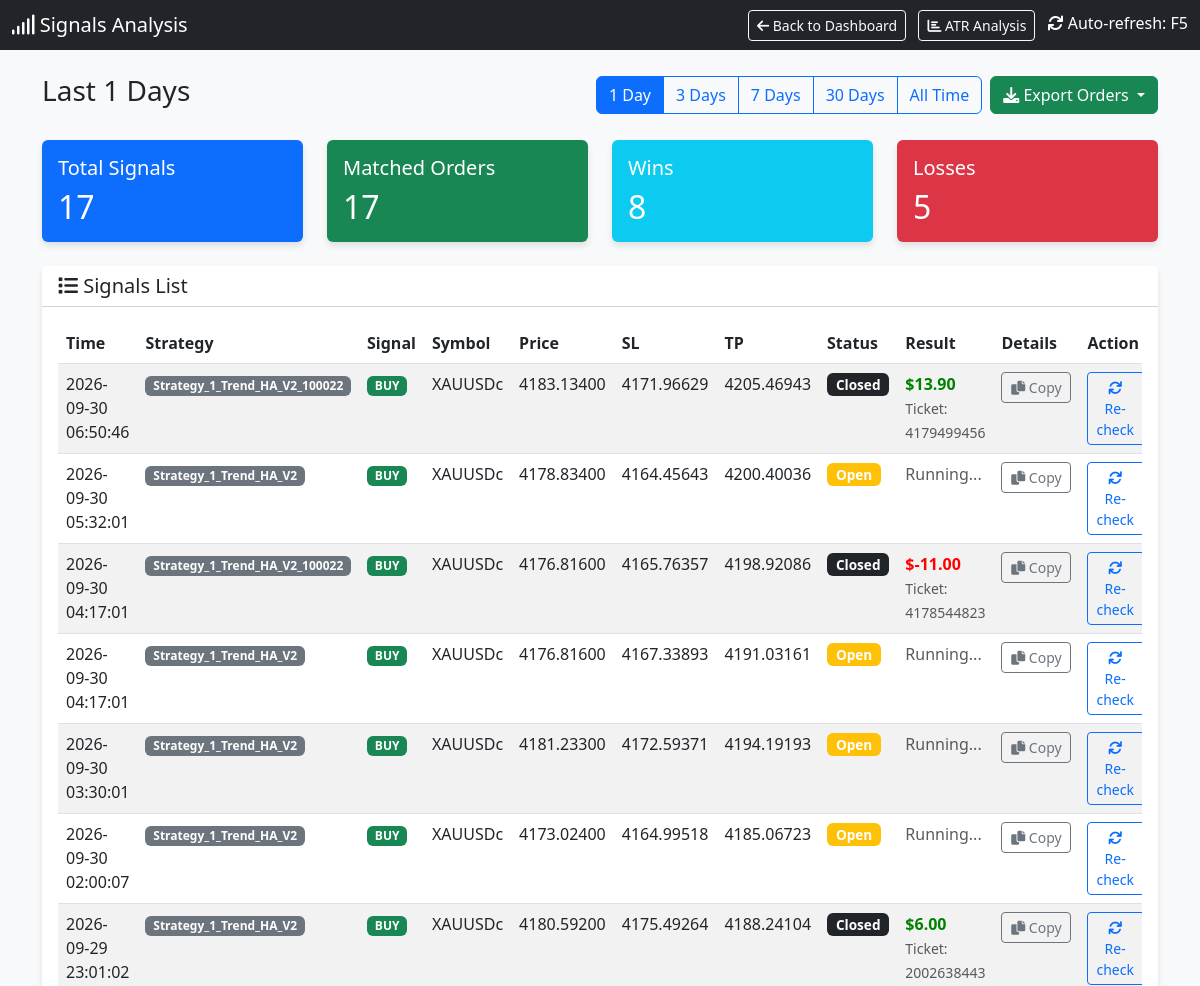
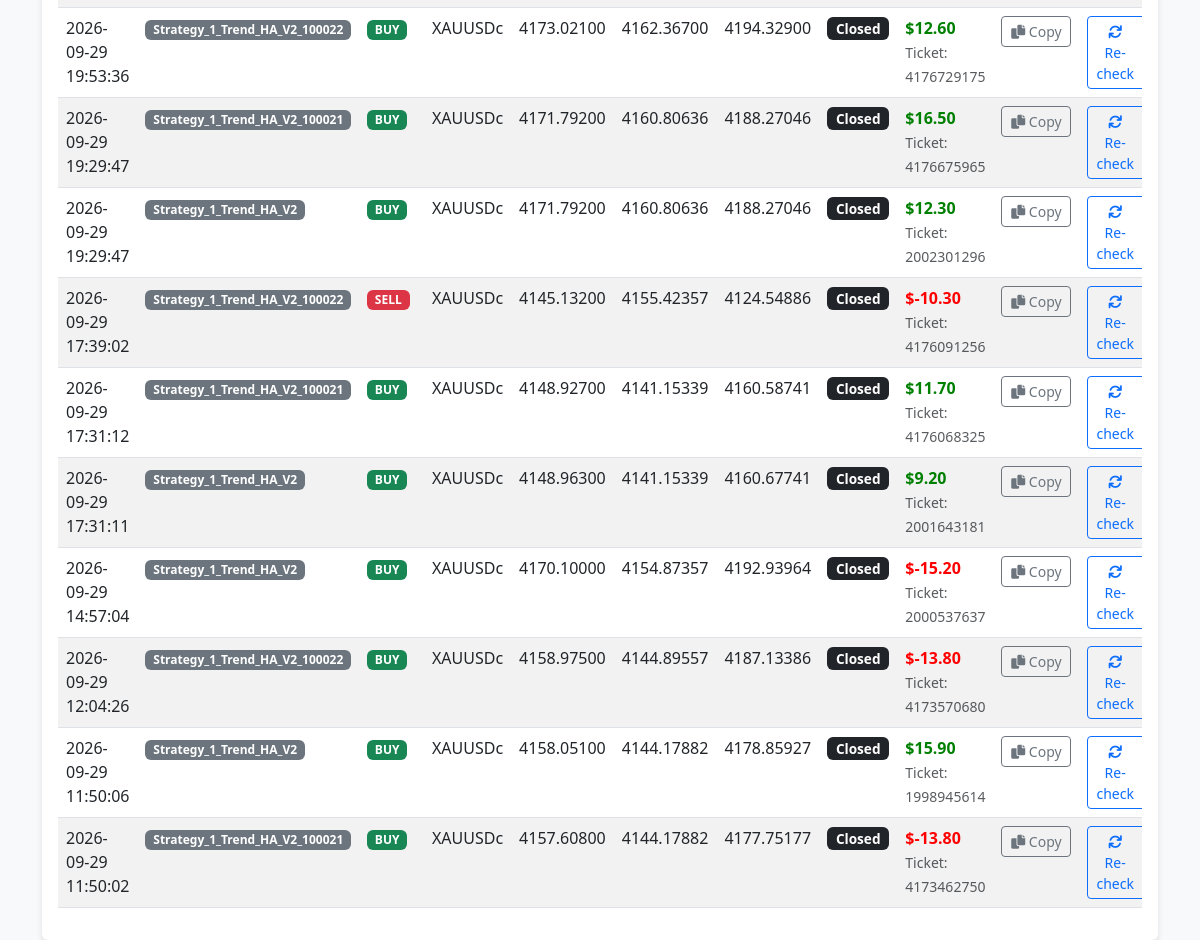
The page /signals?days=1 on the database its author committed (2 pictures, top to bottom).
### tables this page shows
CREATE TABLE signals (
                id INTEGER PRIMARY KEY AUTOINCREMENT,
                timestamp DATETIME DEFAULT CURRENT_TIMESTAMP,
                strategy_name TEXT,
                symbol TEXT,
                signal_type TEXT,
                price REAL,
                sl REAL,
                tp REAL,
                indicators TEXT,
                status TEXT
            , account_id INTEGER DEFAULT 0);

CREATE TABLE orders (
                ticket INTEGER PRIMARY KEY,
                strategy_name TEXT,
                symbol TEXT,
                order_type TEXT,
                volume REAL,
                open_price REAL,
                sl REAL,
                tp REAL,
                open_time DATETIME,
                close_price REAL,
                profit REAL,
                comment TEXT
            , account_id INTEGER DEFAULT 0, close_time DATETIME, initial_sl REAL);

### dashboard.py (the view)
@app.route('/signals')
def signals_page():
    cur = get_db().cursor()
    days_param = request.args.get('days', '7')  # Default 7 days
    if days_param == "all":
        days = 36500
        filter_label = "All Time"
    else:
        try:
            days = int(days_param)
            filter_label = f"Last {days} Days"
        except:
            days = 7
            filter_label = "Last 7 Days"
    cutoff_date = datetime.now() - timedelta(days=days)
    cutoff_str = cutoff_date.strftime("%Y-%m-%d %H:%M:%S")
    cur.execute("SELECT * FROM signals WHERE timestamp >= ? ORDER BY timestamp DESC", (cutoff_str,))
    signals = cur.fetchall()
    signals_with_status = []
    for sig in signals:
        signal_dict = dict(sig)
        try:
            sig_timestamp = sig['timestamp']
            if isinstance(sig_timestamp, str):
                try:
                    sig_time = datetime.strptime(sig_timestamp, '%Y-%m-%d %H:%M:%S')
                except:
                    try:
                        sig_time = datetime.strptime(sig_timestamp, '%Y-%m-%d %H:%M:%S.%f')
                    except:
                        sig_time = datetime.fromisoformat(sig_timestamp.replace('Z', '+00:00'))
            else:
                sig_time = datetime.fromtimestamp(sig_timestamp)
            time_lower = (sig_time - timedelta(seconds=30)).strftime('%Y-%m-%d %H:%M:%S')
            time_upper = (sig_time + timedelta(seconds=30)).strftime('%Y-%m-%d %H:%M:%S')
        except Exception as e:
            time_lower = None
            time_upper = None
        matching_order = None
        if time_lower and time_upper:
            try:
                cur.execute("""
                    SELECT * FROM orders
                    WHERE strategy_name = ?
                    AND symbol = ?
                    AND order_type = ?
                    AND open_time BETWEEN ? AND ?
                    ORDER BY ABS(open_price - ?) ASC
                    LIMIT 1
                """, (sig['strategy_name'], sig['symbol'], sig['signal_type'], time_lower, time_upper, sig['price']))
                matching_order = cur.fetchone()
            except Exception as e:
                pass
        if matching_order:
            signal_dict['order_ticket'] = matching_order['ticket']
            signal_dict['order_profit'] = matching_order['profit']
            signal_dict['order_status'] = 'closed' if matching_order['profit'] is not None else 'open'
            signal_dict['has_order'] = True
        else:
            signal_dict['order_ticket'] = None
            signal_dict['order_profit'] = None
            signal_dict['order_status'] = 'not_found'
            signal_dict['has_order'] = False
        signals_with_status.append(signal_dict)
    total_signals = len(signals_with_status)
    matched_orders = len([s for s in signals_with_status if s['has_order']])
    wins = len([s for s in signals_with_status if s['has_order'] and s['order_profit'] is not None and s['order_profit'] > 0])
    losses = len([s for s in signals_with_status if s['has_order'] and s['order_profit'] is not None and s['order_profit'] < 0])
    cur.execute("SELECT DISTINCT strategy_name FROM orders ORDER BY strategy_name")
    strategies = [row['strategy_name'] for row in cur.fetchall()]
    return render_template('signals.html',
                         signals=signals_with_status,
                         total_signals=total_signals,
                         matched_orders=matched_orders,
                         wins=wins,
                         losses=losses,
                         current_filter=days_param,
                         filter_label=filter_label,
                         strategies=strategies)

### dashboard.py (called while the page is built)
def get_db():
    db = getattr(g, '_database', None)
    if db is None:
        db = g._database = sqlite3.connect(DB_PATH)
        db.row_factory = sqlite3.Row
    return db

@app.teardown_appcontext
def close_connection(exception):
    db = getattr(g, '_database', None)
    if db is not None:
        db.close()

### templates/signals.html (shortened to what this page needs)
<!DOCTYPE html>
<html lang="en">
<head>
    <link href="https://cdn.jsdelivr.net/npm/bootstrap@5.3.0/dist/css/bootstrap.min.css" rel="stylesheet">
    <link href="https://cdnjs.cloudflare.com/ajax/libs/font-awesome/6.0.0/css/all.min.css" rel="stylesheet">
</head>
<body>
    <nav class="navbar navbar-dark bg-dark mb-4">
        <div class="container-fluid">
            <span class="navbar-brand mb-0 h1"><i class="fas fa-signal"></i> Signals Analysis</span>
            <div>
                <a href="/" class="btn btn-outline-light btn-sm me-2">
                    <i class="fas fa-arrow-left"></i> Back to Dashboard
                </a>
                <a href="/atr_analysis" class="btn btn-outline-light btn-sm me-2">
                    <i class="fas fa-chart-bar"></i> ATR Analysis
                </a>
                <span class="text-white"><i class="fas fa-sync"></i> Auto-refresh: F5</span>
            </div>
        </div>
    </nav>
    <div class="container mb-4">
        <div class="d-flex justify-content-between align-items-center">
            <h3>{{ filter_label }}</h3>
            <div class="d-flex gap-2">
                <div class="btn-group" role="group">
                    <a href="/signals?days=1" class="btn btn-outline-primary {% if current_filter == '1' %}active{% endif %}">1 Day</a>
                    <a href="/signals?days=3" class="btn btn-outline-primary {% if current_filter == '3' %}active{% endif %}">3 Days</a>
                    <a href="/signals?days=7" class="btn btn-outline-primary {% if current_filter == '7' %}active{% endif %}">7 Days</a>
                    <a href="/signals?days=30" class="btn btn-outline-primary {% if current_filter == '30' %}active{% endif %}">30 Days</a>
                    <a href="/signals?days=all" class="btn btn-outline-primary {% if current_filter == 'all' %}active{% endif %}">All Time</a>
                </div>
                <div class="btn-group" role="group">
                    <button type="button" class="btn btn-success dropdown-toggle" data-bs-toggle="dropdown" aria-expanded="false" title="Export orders to CSV">
                        <i class="fas fa-download"></i> Export Orders
                    </button>
                </div>
            </div>
        </div>
    </div>
    <div class="container">
        <div class="row mb-4">
            <div class="col-md-3">
                <div class="card bg-primary text-white">
                    <div class="card-body">
                        <h5 class="card-title">Total Signals</h5>
                        <h2 class="card-text">{{ total_signals }}</h2>
                    </div>
                </div>
            </div>
            <div class="col-md-3">
                <div class="card bg-success text-white">
                    <div class="card-body">
                        <h5 class="card-title">Matched Orders</h5>
                        <h2 class="card-text">{{ matched_orders }}</h2>
                    </div>
                </div>
            </div>
            <div class="col-md-3">
                <div class="card bg-info text-white">
                    <div class="card-body">
                        <h5 class="card-title">Wins</h5>
                        <h2 class="card-text">{{ wins }}</h2>
                    </div>
                </div>
            </div>
            <div class="col-md-3">
                <div class="card bg-danger text-white">
                    <div class="card-body">
                        <h5 class="card-title">Losses</h5>
                        <h2 class="card-text">{{ losses }}</h2>
                    </div>
                </div>
            </div>
        </div>
        <div class="card">
            <div class="card-header bg-white">
                <h5 class="mb-0"><i class="fas fa-list"></i> Signals List</h5>
            </div>
            <div class="card-body">
                <div class="table-responsive">
                    <table class="table table-hover table-striped">
                        <thead>
                            <tr>
                                <th>Time</th>
                                <th>Strategy</th>
                                <th>Signal</th>
                                <th>Symbol</th>
                                <th>Price</th>
                                <th>SL</th>
                                <th>TP</th>
                                <th>Status</th>
                                <th>Result</th>
                                <th>Details</th>
                                <th>Action</th>
                            </tr>
                        </thead>
                        <tbody>
                            {% for sig in signals %}
                            <tr class="signal-row" id="signal-row-{{ sig.id }}">
                                <td>{{ sig.timestamp }}</td>
                                <td><span class="badge bg-secondary">{{ sig.strategy_name }}</span></td>
                                <td>
                                    {% if sig.signal_type == 'BUY' %}
                                    <span class="badge badge-buy">BUY</span>
                                    {% else %}
                                    <span class="badge badge-sell">SELL</span>
                                    {% endif %}
                                </td>
                                <td>{{ sig.symbol }}</td>
                                <td>{{ "%.5f"|format(sig.price) }}</td>
                                <td>{{ "%.5f"|format(sig.sl) if sig.sl else '-' }}</td>
                                <td>{{ "%.5f"|format(sig.tp) if sig.tp else '-' }}</td>
                                <td id="status-{{ sig.id }}">
                                    {% if sig.has_order %}
                                        {% if sig.order_status == 'closed' %}
                                            <span class="badge bg-dark status-badge">Closed</span>
                                        {% else %}
                                            <span class="badge bg-warning status-badge">Open</span>
                                        {% endif %}
                                    {% else %}
                                        <span class="badge bg-secondary status-badge">Not Found</span>
                                    {% endif %}
                                </td>
                                <td id="result-{{ sig.id }}">
                                    {% if sig.has_order and sig.order_profit is not none %}
                                        <span class="{% if sig.order_profit >= 0 %}profit-pos{% else %}profit-neg{% endif %}">
                                            ${{ "%.2f"|format(sig.order_profit) }}
                                        </span>
                                        <br>
                                        <small class="text-muted">Ticket: {{ sig.order_ticket }}</small>
                                    {% elif sig.has_order %}
                                        <span class="text-muted">Running...</span>
                                    {% else %}
                                        <span class="text-muted">-</span>
                                    {% endif %}
                                </td>
                                <td id="details-{{ sig.id }}">
                                    <button class="btn btn-sm btn-outline-secondary copy-details-btn"
                                            data-signal-id="{{ sig.id }}"
                                            data-signal-data='{{ sig|tojson }}'
                                            title="Copy signal details">
                                        <i class="fas fa-copy"></i> Copy
                                    </button>
                                </td>
                                <td id="action-{{ sig.id }}">
                                    <div class="btn-group" role="group">
                                        {% if not sig.has_order %}
                                            <button class="btn btn-sm btn-primary check-mt5-btn" data-signal-id="{{ sig.id }}">
                                                <i class="fas fa-search"></i> Check MT5
                                            </button>
                                        {% else %}
                                            <button class="btn btn-sm btn-outline-primary check-mt5-btn" data-signal-id="{{ sig.id }}">
                                                <i class="fas fa-sync"></i> Re-check
                                            </button>
                                        {% endif %}
                                    </div>
                                </td>
                            </tr>
                            {% endfor %}
                        </tbody>
                    </table>
                </div>
            </div>
        </div>
    </div>
</body>
</html>

### templates/signals.html (style rules this page uses)
body { background-color: #f8f9fa; }
.card { box-shadow: 0 4px 6px rgba(0, 0, 0, 0.1); border: none; }
.profit-pos { color: green; font-weight: bold; }
.profit-neg { color: red; font-weight: bold; }
.badge-buy { background-color: #198754; }
.badge-sell { background-color: #dc3545; }
.status-badge { font-size: 0.85em; padding: 0.35em 0.65em; }
.signal-row { transition: background-color 0.2s; }
.copy-details-btn { min-width: 70px; }

### rows shown on the page
signals: timestamp "2026-09-30 06:50:46", strategy_name "Strategy_1_Trend_HA_V2_100022", symbol "XAUUSDc", price "4183.13400", sl "4171.96629", tp "4205.46943"
orders: order_profit "13.90", order_ticket "4179499456"
signals: timestamp "2026-09-30 05:32:01", strategy_name "Strategy_1_Trend_HA_V2", symbol "XAUUSDc", price "4178.83400", sl "4164.45643", tp "4200.40036"
signals: timestamp "2026-09-30 04:17:01", strategy_name "Strategy_1_Trend_HA_V2_100022", symbol "XAUUSDc", price "4176.81600", sl "4165.76357", tp "4198.92086"
orders: order_profit "-11.00", order_ticket "4178544823"
signals: timestamp "2026-09-30 04:17:01", strategy_name "Strategy_1_Trend_HA_V2", symbol "XAUUSDc", price "4176.81600", sl "4167.33893", tp "4191.03161"
signals: timestamp "2026-09-30 03:30:01", strategy_name "Strategy_1_Trend_HA_V2", symbol "XAUUSDc", price "4181.23300", sl "4172.59371", tp "4194.19193"
signals: timestamp "2026-09-30 02:00:07", strategy_name "Strategy_1_Trend_HA_V2", symbol "XAUUSDc", price "4173.02400", sl "4164.99518", tp "4185.06723"
signals: timestamp "2026-09-29 23:01:02", strategy_name "Strategy_1_Trend_HA_V2", symbol "XAUUSDc", price "4180.59200", sl "4175.49264", tp "4188.24104"
orders: order_profit "6.00", order_ticket "2002638443"
signals: timestamp "2026-09-29 19:53:36", strategy_name "Strategy_1_Trend_HA_V2_100022", symbol "XAUUSDc", price "4173.02100", sl "4162.36700", tp "4194.32900"
orders: order_profit "12.60", order_ticket "4176729175"
signals: timestamp "2026-09-29 19:29:47", strategy_name "Strategy_1_Trend_HA_V2_100021", symbol "XAUUSDc", price "4171.79200", sl "4160.80636", tp "4188.27046"
orders: order_profit "16.50", order_ticket "4176675965"
signals: timestamp "2026-09-29 19:29:47", strategy_name "Strategy_1_Trend_HA_V2", symbol "XAUUSDc", price "4171.79200", sl "4160.80636", tp "4188.27046"
orders: order_profit "12.30", order_ticket "2002301296"
signals: timestamp "2026-09-29 17:39:02", strategy_name "Strategy_1_Trend_HA_V2_100022", symbol "XAUUSDc", price "4145.13200", sl "4155.42357", tp "4124.54886"
orders: order_profit "-10.30", order_ticket "4176091256"
signals: timestamp "2026-09-29 17:31:12", strategy_name "Strategy_1_Trend_HA_V2_100021", symbol "XAUUSDc", price "4148.92700", sl "4141.15339", tp "4160.58741"
orders: order_profit "11.70", order_ticket "4176068325"
signals: timestamp "2026-09-29 17:31:11", strategy_name "Strategy_1_Trend_HA_V2", symbol "XAUUSDc", price "4148.96300", sl "4141.15339", tp "4160.67741"
orders: order_profit "9.20", order_ticket "2001643181"
signals: timestamp "2026-09-29 14:57:04", strategy_name "Strategy_1_Trend_HA_V2", symbol "XAUUSDc", price "4170.10000", sl "4154.87357", tp "4192.93964"
orders: order_profit "-15.20", order_ticket "2000537637"
signals: timestamp "2026-09-29 12:04:26", strategy_name "Strategy_1_Trend_HA_V2_100022", symbol "XAUUSDc", price "4158.97500", sl "4144.89557", tp "4187.13386"
orders: order_profit "-13.80", order_ticket "4173570680"
signals: timestamp "2026-09-29 11:50:06", strategy_name "Strategy_1_Trend_HA_V2", symbol "XAUUSDc", price "4158.05100", sl "4144.17882", tp "4178.85927"
orders: order_profit "15.90", order_ticket "1998945614"
signals: timestamp "2026-09-29 11:50:02", strategy_name "Strategy_1_Trend_HA_V2_100021", symbol "XAUUSDc", price "4157.60800", sl "4144.17882", tp "4177.75177"
orders: order_profit "-13.80", order_ticket "4173462750"

### other values the page prints
{{ filter_label }} "Last 1 Days"
{{ total_signals }} "17"
{{ matched_orders }} "17"
{{ wins }} "8"
{{ losses }} "5"
